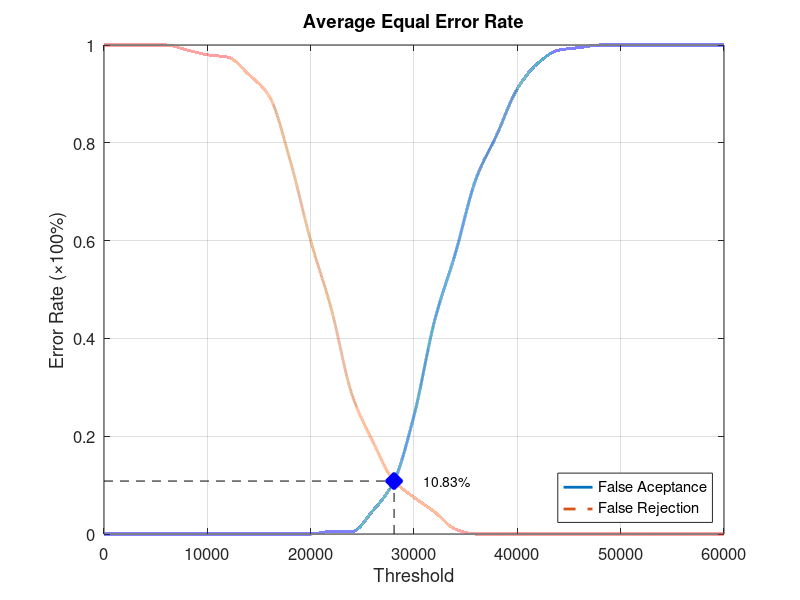
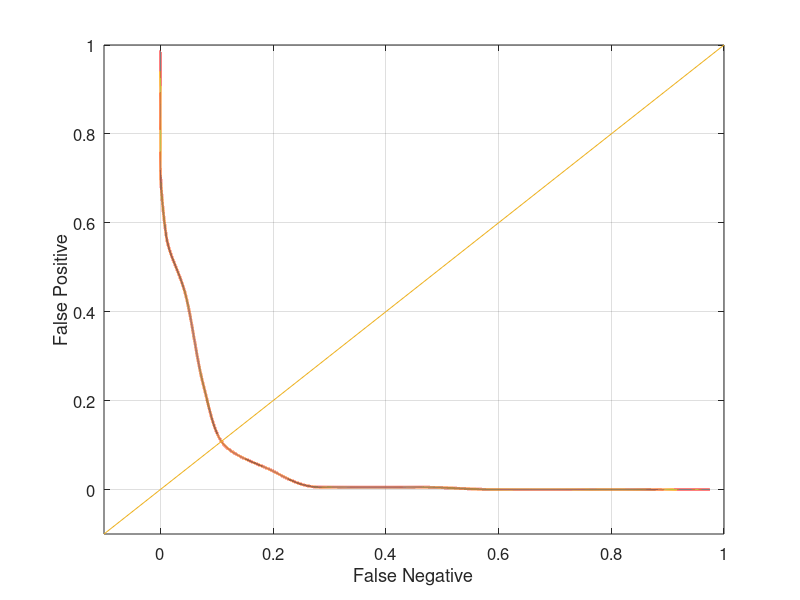

MATLAB code for these plots, in order:
function yEER = Database1_3
close all;
clear;
clc;
x = 0:2000:60000;
xq = 0:0.5:60000;

y0 = [0 0 0 0 0 0 0 0 0 0 0 0.00526316 0.00526316 0.0473684 0.105263 0.242105 0.436842 0.573684 0.726316 0.815789 0.910526 0.963158 0.989474 0.994737 1 1 1 1 1 1 1];
yy0 = interp1(x, y0, xq, 'pchip');
y1 = [1 1 1 1 0.99 0.98 0.975 0.94 0.895 0.765 0.6 0.46 0.285 0.19 0.11 0.075 0.045 0.01 0 0 0 0 0 0 0 0 0 0 0 0 0];
yy1 = interp1(x, y1, xq, 'pchip');

% Calculating EER: 
y2 = abs(y0 - y1);
find(y2 == min(y2))
yy2 = abs(yy0 - yy1);
xEER = find(yy2 == min(yy2));
xEERIndex = xq(xEER) % X-axis EER
yEER = yy0(xEER) % Y-axis EER

main = figure
plot(xq, yy0,'-','LineWidth', 2);	hold on
plot(xq, yy1,'--','LineWidth', 2);	hold on
plot([xEERIndex xEERIndex], [0 yEER], 'k--');	hold on
plot([0 xEERIndex], [yEER yEER], 'k--');	hold on
plot(xEERIndex, yEER, 'bx', 'LineWidth', 10);	hold on
text(xEERIndex + 10 * xEERIndex / 100, yEER, [num2str(round((10000 * yEER)) / 100) '%'])
legend('False Aceptance', 'False Rejection', 'Location', 'SouthEast')
xlabel('Threshold')
ylabel('Error Rate (\times100%)')
title('Average Equal Error Rate')
set(gca, 'FontSize', 12)
axis([0 60000 0 1])
grid on

print(main, 'Database1_3Main', '-dpng');
FNRxFPR = figure('Color', [1 1 1]);
plot(yy1, yy0, '-', yy1, yy0, 'LineWidth', 2);
hold on
y = -0.1:0.1:1
plot(y, y); 
set(gca, 'FontSize', 12)
xlabel('False Negative')
ylabel('False Positive')
axis([-0.1 1 -0.1 1])
set(gca, 'FontSize', 12)
grid on

print(FNRxFPR, 'Database1_3FNRxFPR','-dpng');
end
